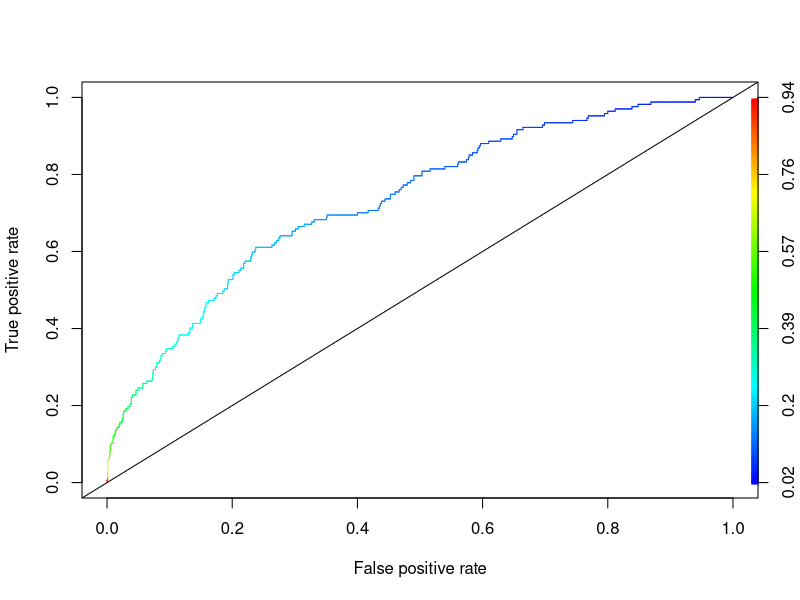

R code for this plot: (Note: this script raises an error after producing the figure.)
#install.packages

library(dplyr)
library(ggplot2)
library(GGally)
library(caTools)
library(ROCR)
library(MASS)


#### Reading and splitting data. We use the function "sample.split" 
#to ensure that training and test sets have approximately 
#equal proportions of people with TenYearCHD

framingham <- read.csv("framingham.csv")

set.seed(144)
split = sample.split(framingham$TenYearCHD, SplitRatio = 0.7)

framingham.train <- filter(framingham, split == TRUE) 
framingham.test <- filter(framingham, split == FALSE)

table(framingham.train$TenYearCHD)

## We create the logistic regression model using all the independant variables

mod1 <- glm(TenYearCHD~., data=framingham.train, family="binomial") #we consider all 
summary(mod1)

# We predict results using our model 

predTest = predict(mod1, newdata=framingham.test, type="response")
summary(predTest)

#separate the patients who have high risk and low risk using 
#the threshold obtained using the decision tree

table(framingham.test$TenYearCHD, predTest > 0.16) 

# We create a model that predicts none of the patients are at high risk for CHD
table(framingham.test$TenYearCHD, predTest > 1)

# We use our model to determine the probability that the patient will develop CHD in the next ten years
new_patient <- data.frame(male = 0,
                      age = 51,
                      education = "College",
                      currentSmoker = 1,
                      cigsPerDay = 20,
                      BPMeds = 0,
                      prevalentStroke = 0,
                      prevalentHyp = 1,
                      diabetes = 0,
                      totChol = 220,
                      sysBP = 140,
                      diaBP = 100,
                      BMI = 31,
                      heartRate = 59,
                      glucose = 78)

predict(mod1, newdata = new_patient, type = "response")

#We plot ROC curve and calculate AUC
rocr.pred <- prediction(predTest, framingham.test$TenYearCHD)
logPerformance <- performance(rocr.pred, "tpr", "fpr")
plot(logPerformance, colorize = TRUE)
abline(0, 1)
as.numeric(performance(rocr.pred, "auc")@y.values)


AUROC<- performance(ROCRpred, 'auc')
AUROC <- AUROC@y.values
AUROC 
